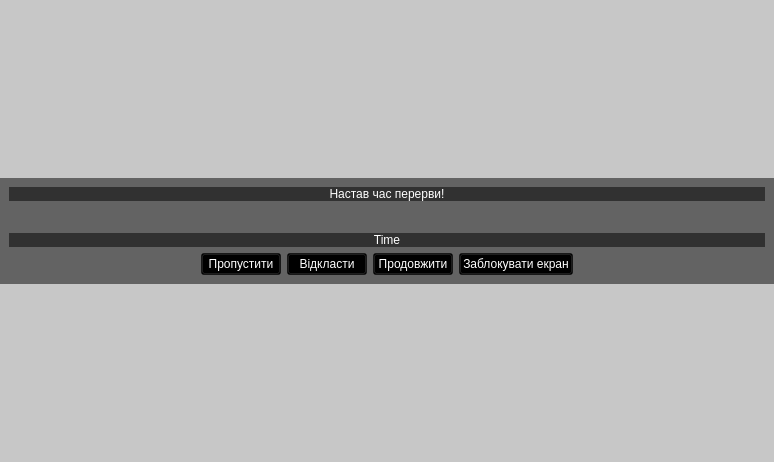
<?xml version="1.0" encoding="UTF-8"?>
<ui version="4.0">
 <class>Form</class>
 <widget class="QWidget" name="Form">
  <property name="geometry">
   <rect>
    <x>0</x>
    <y>0</y>
    <width>774</width>
    <height>462</height>
   </rect>
  </property>
  <property name="windowTitle">
   <string>Form</string>
  </property>
  <property name="windowOpacity">
   <double>1.000000000000000</double>
  </property>
  <property name="autoFillBackground">
   <bool>true</bool>
  </property>
  <property name="styleSheet">
   <string notr="true">background-color: rgba(0, 0, 0, 30);
alternate-background-color: rgba(0, 0, 0, 30);
color: rgb(255, 255, 255);</string>
  </property>
  <layout class="QVBoxLayout" name="verticalLayout">
   <property name="leftMargin">
    <number>0</number>
   </property>
   <property name="topMargin">
    <number>0</number>
   </property>
   <property name="rightMargin">
    <number>0</number>
   </property>
   <property name="bottomMargin">
    <number>0</number>
   </property>
   <item>
    <spacer name="verticalSpacer">
     <property name="orientation">
      <enum>Qt::Vertical</enum>
     </property>
     <property name="sizeHint" stdset="0">
      <size>
       <width>20</width>
       <height>40</height>
      </size>
     </property>
    </spacer>
   </item>
   <item>
    <widget class="QWidget" name="widget_2" native="true">
     <property name="autoFillBackground">
      <bool>false</bool>
     </property>
     <property name="styleSheet">
      <string notr="true">background-color: rgba(0, 0, 0, 128);</string>
     </property>
     <layout class="QVBoxLayout" name="verticalLayout_3">
      <item>
       <widget class="QLabel" name="label">
        <property name="enabled">
         <bool>true</bool>
        </property>
        <property name="autoFillBackground">
         <bool>false</bool>
        </property>
        <property name="text">
         <string>&lt;html&gt;&lt;head/&gt;&lt;body&gt;&lt;p&gt;&lt;span style=&quot; color:#ffffff;&quot;&gt;Настав час перерви!&lt;/span&gt;&lt;/p&gt;&lt;/body&gt;&lt;/html&gt;</string>
        </property>
        <property name="alignment">
         <set>Qt::AlignCenter</set>
        </property>
       </widget>
      </item>
      <item>
       <layout class="QHBoxLayout" name="horizontalLayout_3">
        <item>
         <spacer name="horizontalSpacer_3">
          <property name="orientation">
           <enum>Qt::Horizontal</enum>
          </property>
          <property name="sizeHint" stdset="0">
           <size>
            <width>40</width>
            <height>20</height>
           </size>
          </property>
         </spacer>
        </item>
        <item>
         <widget class="QWidget" name="widget_3" native="true"/>
        </item>
        <item>
         <spacer name="horizontalSpacer_4">
          <property name="orientation">
           <enum>Qt::Horizontal</enum>
          </property>
          <property name="sizeHint" stdset="0">
           <size>
            <width>40</width>
            <height>20</height>
           </size>
          </property>
         </spacer>
        </item>
       </layout>
      </item>
      <item>
       <widget class="QLabel" name="label_2">
        <property name="text">
         <string>&lt;html&gt;&lt;head/&gt;&lt;body&gt;&lt;p&gt;&lt;span style=&quot; color:#ffffff;&quot;&gt;Time&lt;/span&gt;&lt;/p&gt;&lt;/body&gt;&lt;/html&gt;</string>
        </property>
        <property name="alignment">
         <set>Qt::AlignCenter</set>
        </property>
       </widget>
      </item>
      <item>
       <layout class="QHBoxLayout" name="horizontalLayout">
        <item>
         <spacer name="horizontalSpacer">
          <property name="orientation">
           <enum>Qt::Horizontal</enum>
          </property>
          <property name="sizeHint" stdset="0">
           <size>
            <width>40</width>
            <height>20</height>
           </size>
          </property>
         </spacer>
        </item>
        <item>
         <widget class="QPushButton" name="pushButton_2">
          <property name="styleSheet">
           <string notr="true">color: rgb(255, 255, 255);</string>
          </property>
          <property name="text">
           <string>Пропустити</string>
          </property>
         </widget>
        </item>
        <item>
         <widget class="QPushButton" name="pushButton">
          <property name="text">
           <string>Відкласти</string>
          </property>
         </widget>
        </item>
        <item>
         <widget class="QPushButton" name="pushButton_3">
          <property name="text">
           <string>Продовжити</string>
          </property>
         </widget>
        </item>
        <item>
         <widget class="QPushButton" name="pushButton_4">
          <property name="text">
           <string>Заблокувати екран</string>
          </property>
         </widget>
        </item>
        <item>
         <spacer name="horizontalSpacer_2">
          <property name="orientation">
           <enum>Qt::Horizontal</enum>
          </property>
          <property name="sizeHint" stdset="0">
           <size>
            <width>40</width>
            <height>20</height>
           </size>
          </property>
         </spacer>
        </item>
       </layout>
      </item>
     </layout>
    </widget>
   </item>
   <item>
    <spacer name="verticalSpacer_2">
     <property name="orientation">
      <enum>Qt::Vertical</enum>
     </property>
     <property name="sizeHint" stdset="0">
      <size>
       <width>20</width>
       <height>40</height>
      </size>
     </property>
    </spacer>
   </item>
  </layout>
 </widget>
 <resources/>
 <connections/>
</ui>
